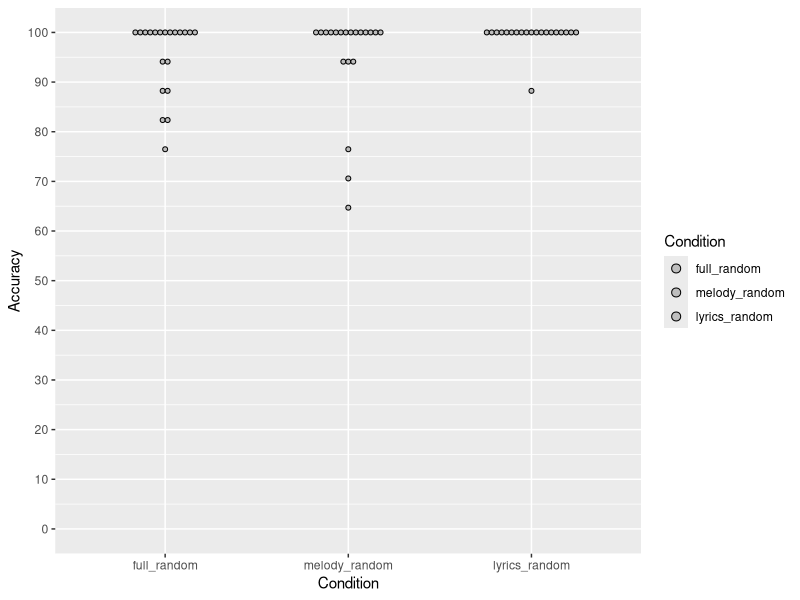
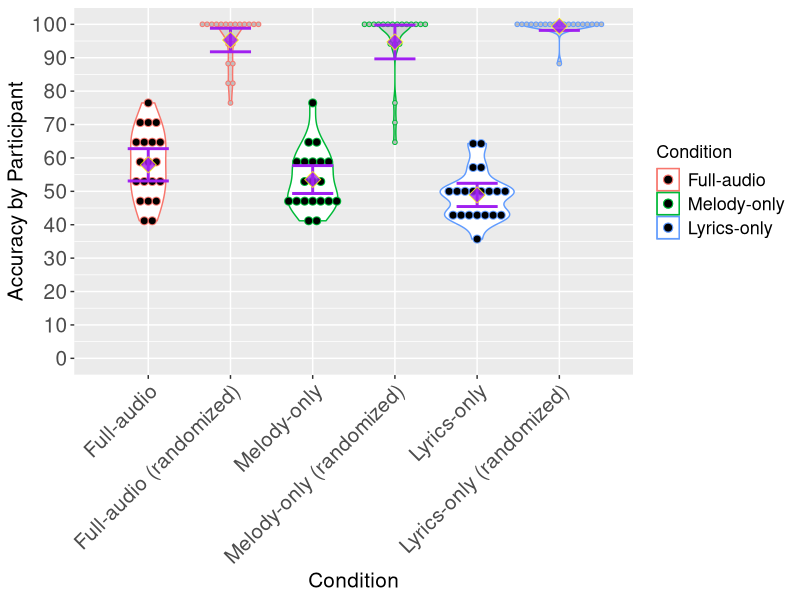
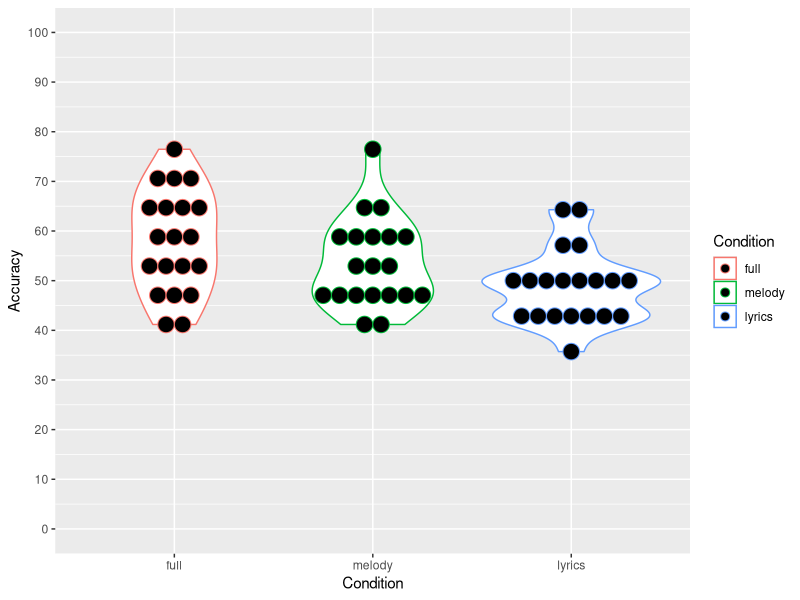
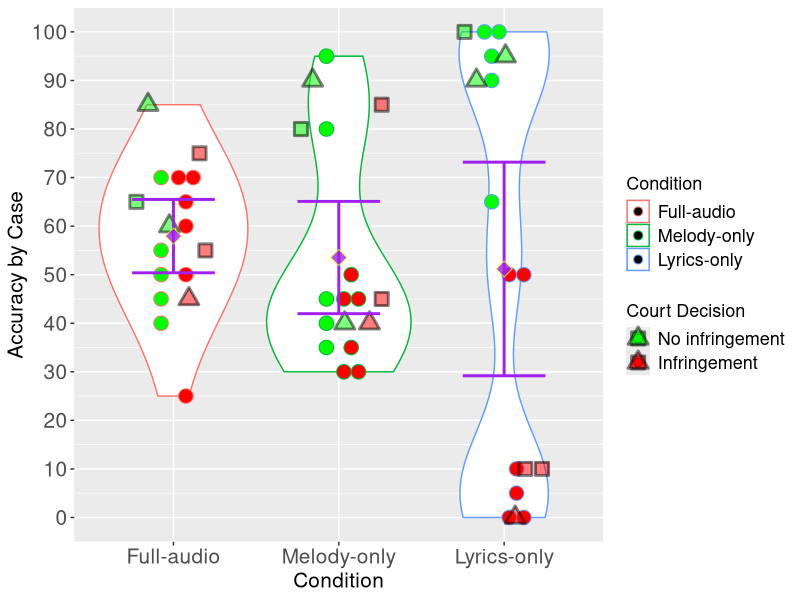

Source code (R) for these figures, in order: (Note: this script raises an error after producing the figures.)
setwd("/Users/yyc/PerceptualData")

install.packages(c("tidyr", "ggplot2"))
install.packages("ggpubr")
library(tidyr)
library(ggplot2)
library(ggpubr)

accuracy_byParti <- read.csv("accuracy_by_participant.csv", header = TRUE)
t.test(accuracy_byParti$full, accuracy_byParti$melody, paired = TRUE, alternative="less") #updated to make one-tailed in accordance with our a priori predictions
t.test(accuracy_byParti$melody, accuracy_byParti$lyrics, paired = TRUE)
t.test(accuracy_byParti$full, accuracy_byParti$lyrics, paired = TRUE)



## The following code of function summarySE() is extracted from http://www.cookbook-r.com/Graphs/Plotting_means_and_error_bars_(ggplot2)/
## Gives count, mean, standard deviation, standard error of the mean, and confidence interval (default 95%).
##   data: a data frame.
##   measurevar: the name of a column that contains the variable to be summariezed
##   groupvars: a vector containing names of columns that contain grouping variables
##   na.rm: a boolean that indicates whether to ignore NA's
##   conf.interval: the percent range of the confidence interval (default is 95%)
summarySE <- function(data=NULL, measurevar, groupvars=NULL, na.rm=FALSE, conf.interval=.95, .drop=TRUE) {
  library(plyr)
  
  # New version of length which can handle NA's: if na.rm==T, don't count them
  length2 <- function (x, na.rm=FALSE) {
    if (na.rm) sum(!is.na(x))
    else length(x)
  }
  
  # This does the summary. For each group's data frame, return a vector with
  # N, mean, and sd
  datac <- ddply(data, groupvars, .drop=.drop,
                 .fun = function(xx, col) {
                   c(N    = length2(xx[[col]], na.rm=na.rm),
                     mean = mean   (xx[[col]], na.rm=na.rm),
                     sd   = sd     (xx[[col]], na.rm=na.rm)
                   )
                 },
                 measurevar
  )
  
  # Rename the "mean" column    
  datac <- rename(datac, c("mean" = measurevar))
  
  datac$se <- datac$sd / sqrt(datac$N)  # Calculate standard error of the mean
  
  # Confidence interval multiplier for standard error
  # Calculate t-statistic for confidence interval: 
  # e.g., if conf.interval is .95, use .975 (above/below), and use df=N-1
  ciMult <- qt(conf.interval/2 + .5, datac$N-1)
  datac$ci <- datac$se * ciMult
  
  return(datac)
}



# Violin plot for accuracy by participant
# Basic violin plot
accuracy_byParti <- read.csv("accuracy_by_participant.csv", header = TRUE)
data_long <- gather(accuracy_byParti, key = "Condition", value = "Accuracy", full:lyrics, factor_key = TRUE)
data_long_random <- gather(accuracy_byParti, key = "Condition", value = "Accuracy", full_random:lyrics_random, factor_key = TRUE)

p <- ggplot(data_long, aes(x = Condition, y = Accuracy, color = Condition)) + 
  scale_y_continuous(breaks = seq(0,100,by=10), limits = c(0,100)) + 
  geom_violin() + aes(ymin = 0) + aes(ymax = 100) + 
  geom_dotplot(binaxis = 'y', stackdir = 'center', dotsize = 1)

# random control
g <- ggplot(data_long_random, aes(x = Condition, y = Accuracy, fill = Condition)) + 
  scale_y_continuous(breaks = seq(0,100,by=10), limits = c(0,100)) + 
  geom_dotplot(binaxis = 'y', stackdir = 'center', dotsize = 0.3) + 
  scale_fill_manual(values = c("gray", "gray", "gray"))


# combine
data_mix <- gather(accuracy_byParti, key = "Condition", value = "Accuracy", full:lyrics_random, factor_key = TRUE)
data_mix$Condition <- relevel(relevel(relevel(relevel(relevel(relevel(data_mix$Condition,"lyrics_random"),"lyrics"),"melody_random"),"melody"),"full_random"),"full")
subset_nonrandom <- subset(data_mix, Condition=="full" | Condition=="melody" | Condition=="lyrics")
subset_random <- subset(data_mix, Condition=="full_random" | Condition=="melody_random" | Condition=="lyrics_random")
summarySE_nonrandom <- summarySE(subset_nonrandom, measurevar = "Accuracy", groupvars = "Condition")
summarySE_random <- summarySE(subset_random, measurevar = "Accuracy", groupvars = "Condition")

mix <- ggplot(data = data_mix, mapping = aes(x = Condition, y = Accuracy)) + 
  scale_y_continuous(breaks = seq(0,100,by=10), limits = c(0,100)) + 
  aes(ymin = 0) + aes(ymax = 100) + 
  geom_point(color = "white", size = 0.1) + 
  geom_violin(data = subset_random, 
              mapping = aes(x = Condition, y = Accuracy, color = subset_nonrandom$Condition), 
              fill = "lightgray") + 
  geom_violin(data = subset_nonrandom, 
              mapping = aes(x = Condition, y = Accuracy, color = Condition), 
              fill = "white") + 
  geom_dotplot(data = subset_random, 
               mapping = aes(x = Condition, y = Accuracy, color = subset_nonrandom$Condition), 
               binwidth = 2, binaxis = "y", stackdir = "center", fill = "gray", dotsize = 0.7) + 
  geom_dotplot(data = subset_nonrandom, 
               mapping = aes(x = Condition, y = Accuracy, color = Condition), 
               binwidth = 3, binaxis = "y", stackdir = "center", fill = "black", dotsize = 0.8) + 
  geom_errorbar(data = summarySE_random, 
                mapping = aes(x = Condition, ymin = Accuracy-ci, ymax = Accuracy+ci), 
                color = "purple", width = 0.5, size = 1) + 
  geom_errorbar(data = summarySE_nonrandom, 
                mapping = aes(x = Condition, ymin = Accuracy-ci, ymax = Accuracy+ci), 
                color = "purple", width = 0.5, size = 1) + 
  stat_summary(fun = "mean", geom = "point", color = "yellow", fill = "purple", shape = 23, alpha = 0.8, size = 4) + 
  scale_x_discrete(labels = c("full" = "Full-audio", 
                              "full_random" = "Full-audio (randomized)", 
                              "melody" = "Melody-only", 
                              "melody_random" = "Melody-only (randomized)", 
                              "lyrics" = "Lyrics-only", 
                              "lyrics_random" = "Lyrics-only (randomized)")) + 
  scale_color_discrete(name = "Condition", labels = c("full" = "Full-audio", 
                                                      "melody" = "Melody-only", 
                                                      "lyrics" = "Lyrics-only")) + 
  theme(axis.title = element_text(size = 15), 
        axis.text.x = element_text(angle = 45, size = 15, hjust = 1), 
        axis.text.y = element_text(size = 15), 
        legend.title = element_text(size = 13), 
        legend.text = element_text(size = 13)) + 
  labs(x = "Condition", y = "Accuracy by Participant")


# # non-randomized data points overlap randomized data points (discarded)
# temp <- read.csv("accuracy_by_participant_long.csv", header = TRUE)
# temp$Condition <- relevel(relevel(relevel(temp$Condition,"Lyrics only"),"Melody only"),"Full audio")
# mix <- ggplot(data = temp, mapping = aes(x = Condition, y = Accuracy, color = Condition)) + 
#   scale_y_continuous(breaks = seq(0,100,by=10), limits = c(0,100)) + 
#   aes(ymin = 0) + aes(ymax = 100) + 
#   geom_violin(data = subset(temp, Random=="Non-randomized"), 
#               mapping = aes(x = Condition, y = Accuracy, color = Condition, fill = Random), 
#               fill = "white") + 
#   geom_violin(data = subset(temp, Random=="Randomized"), 
#               mapping = aes(x = Condition, y = Accuracy, color = Condition, fill = Random), 
#               fill = "lightgray") + 
#   geom_dotplot(data = subset(temp, Random=="Non-randomized"), 
#                mapping = aes(x = Condition, y = Accuracy, color = Condition), 
#                binwidth = 3, binaxis = "y", stackdir = "center", fill = "black", dotsize = 0.7) + 
#   geom_dotplot(data = subset(temp, Random=="Randomized"), 
#                mapping = aes(x = Condition, y = Accuracy), color = "yellow", 
#                binwidth = 2, binaxis = "y", stackdir = "center", fill = "gray", dotsize = 0.6) + 
#   labs(x = "Condition", y = "Accuracy by Participant")



# Violin plot for accuracy by case
# Basic violin plot
accuracy_byCase <- read.csv("accuracy_by_case.csv", header = TRUE)
data_long <- gather(accuracy_byCase, key = "Condition", value = "Accuracy", full:lyrics, factor_key = TRUE)
subset_normal <- subset(data_long, Case!=14 & Case!=15 & Case!=16 & Case!=4 & Case!=5 & Case!=9)
subset_JP <- subset(data_long, Case>=14)
subset_instrumental <- subset(data_long, Case==4 | Case==5 | Case==9)
summarySE <- summarySE(data_long, measurevar = "Accuracy", groupvars = "Condition")

p_byCase <- ggplot(data = data_long, mapping = aes(x = Condition, y = Accuracy, color = Condition)) + 
  scale_y_continuous(breaks = seq(0,100,by=10), limits = c(0,100)) + 
  aes(ymin = 0) + aes(ymax = 100) + 
  geom_violin(fill = "white", bw = 12) + 
  geom_dotplot(data = subset_normal, 
               mapping = aes(x = Condition, y = Accuracy, color = Condition, fill = factor(CourtDecision)), 
               position = position_dodge(width=0.3), binwidth = 3, binaxis = "y", stackdir = "center", dotsize = 1) + 
  #  geom_dotplot(binwidth = 3, binaxis = "y", binpositions = "all", stackdir = "center", dotsize = 1, stackgroups = TRUE)
  geom_point(data = subset_JP, 
             mapping = aes(x = Condition, y = Accuracy, fill = factor(CourtDecision)), 
             position = position_jitterdodge(jitter.width = 0.55, dodge.width = 0.55, seed = 2), 
             color = "black", shape = 22, alpha = 0.5, size = 4, stroke = 1.5) + #JP cases shown by rectangles
  geom_point(data = subset_instrumental, 
             mapping = aes(x = Condition, y = Accuracy, fill = factor(CourtDecision)), 
             position = position_jitterdodge(jitter.width = 0.5, dodge.width = 0.3, seed = 2), 
             color = "black", shape = 24, alpha = 0.5, size = 4, stroke = 1.5) + #Instrumental cases shown by triangles
  geom_errorbar(data = summarySE, 
                mapping = aes(x = Condition, ymin = Accuracy-ci, ymax = Accuracy+ci), 
                color = "purple", width = 0.5, size = 1) + 
  stat_summary(fun = "mean", geom = "point", color = "yellow", fill = "purple", shape = 23, alpha = 0.8, size = 4) + 
  scale_x_discrete(labels = c("full" = "Full-audio", 
                              "melody" = "Melody-only", 
                              "lyrics" = "Lyrics-only")) + 
  scale_color_discrete(name = "Condition", labels = c("full" = "Full-audio", 
                                                      "melody" = "Melody-only", 
                                                      "lyrics" = "Lyrics-only")) + 
  scale_fill_manual(name = "Court Decision", 
                    values = c("0" = "green", "1" = "red"), 
                    labels = c("0" = "No infringement", "1" = "Infringement")) + 
  theme(axis.title = element_text(size = 15), axis.text = element_text(size = 15), 
        legend.title = element_text(size = 13), legend.text = element_text(size = 13)) + 
  guides(color = guide_legend(order = 1), fill = guide_legend(order = 2)) + 
  labs(x = "Condition", y = "Accuracy by Case")



# Perceptual similarity vs PMI
similarity <- read.csv("perceptual_simi_vs_pmi_long.csv", header = TRUE)
similarity$GROUP <- relevel(relevel(relevel(similarity$GROUP,"LYRICS_SIMI"),"MELODY_SIMI"),"FULL_SIMI")
GROUP.labs <- c("Full-audio", "Melody-only", "Lyrics-only")
names(GROUP.labs) <- c("FULL_SIMI", "MELODY_SIMI", "LYRICS_SIMI")

pmi_p <- ggplot(data = similarity, mapping = aes(x = SIMILARITY, y = PMI)) + 
  scale_x_continuous(breaks = c(1,2,3,4,5), limits = c(1,5)) + 
  scale_y_continuous(breaks = c(0,25,50,75,100), limits = c(0,100)) + 
  geom_point(mapping = aes(color = GROUP)) + 
  geom_smooth(method = "lm") + 
  facet_grid(GROUP~., labeller = labeller(GROUP = GROUP.labs)) + 
  scale_color_discrete(name = "Condition", labels = c("FULL_SIMI" = "Full-audio", 
                                                      "MELODY_SIMI" = "Melody-only", 
                                                      "LYRICS_SIMI" = "Lyrics-only")) + 
  theme(axis.title = element_text(size = 15), axis.text = element_text(size = 13), 
        legend.title = element_text(size = 13), legend.text = element_text(size = 13), 
        strip.text.y = element_text(size = 13)) + 
  labs(x = "Perceptual Similarity", y = "Automatically Calculated Melodic Similarity (PMI)") + 
  #  stat_regline_equation(label.x = 4, label.y = 15) + 
  stat_cor(label.x = 3.5, label.y = 3, size = 5)



# Perceptual similarity vs Musly similarity
perceptual_musly <- read.csv("perceptual_simi_vs_musly_simi_long.csv", header = TRUE)
perceptual_musly$GROUP <- relevel(relevel(relevel(perceptual_musly$GROUP,"LYRICS_SIMI"),"MELODY_SIMI"),"FULL_SIMI")
GROUP.labs <- c("Full-audio", "Melody-only", "Lyrics-only")
names(GROUP.labs) <- c("FULL_SIMI", "MELODY_SIMI", "LYRICS_SIMI")

musly_p <- ggplot(data = perceptual_musly, mapping = aes(x = SIMILARITY, y = Musly_simi)) + 
  scale_x_continuous(breaks = c(1,2,3,4,5), limits = c(1,5)) + 
  scale_y_continuous(breaks = c(0,25,50,75,100), limits = c(0,100)) + 
  geom_point(mapping = aes(color = GROUP)) + 
  geom_smooth(method = "lm") + 
  facet_grid(GROUP~., labeller = labeller(GROUP = GROUP.labs)) + 
  scale_color_discrete(name = "Condition", labels = c("FULL_SIMI" = "Full-audio", 
                                                      "MELODY_SIMI" = "Melody-only", 
                                                      "LYRICS_SIMI" = "Lyrics-only")) + 
  theme(axis.title = element_text(size = 15), axis.text = element_text(size = 13), 
        legend.title = element_text(size = 13), legend.text = element_text(size = 13), 
        strip.text.y = element_text(size = 13)) + 
  labs(x = "Perceptual Similarity", y = "Automatically Calculated Audio Similarity (Musly)") + 
  #  stat_regline_equation(label.x = 0, label.y = 98) + 
  stat_cor(label.x = 1, label.y = 90, size = 5)
